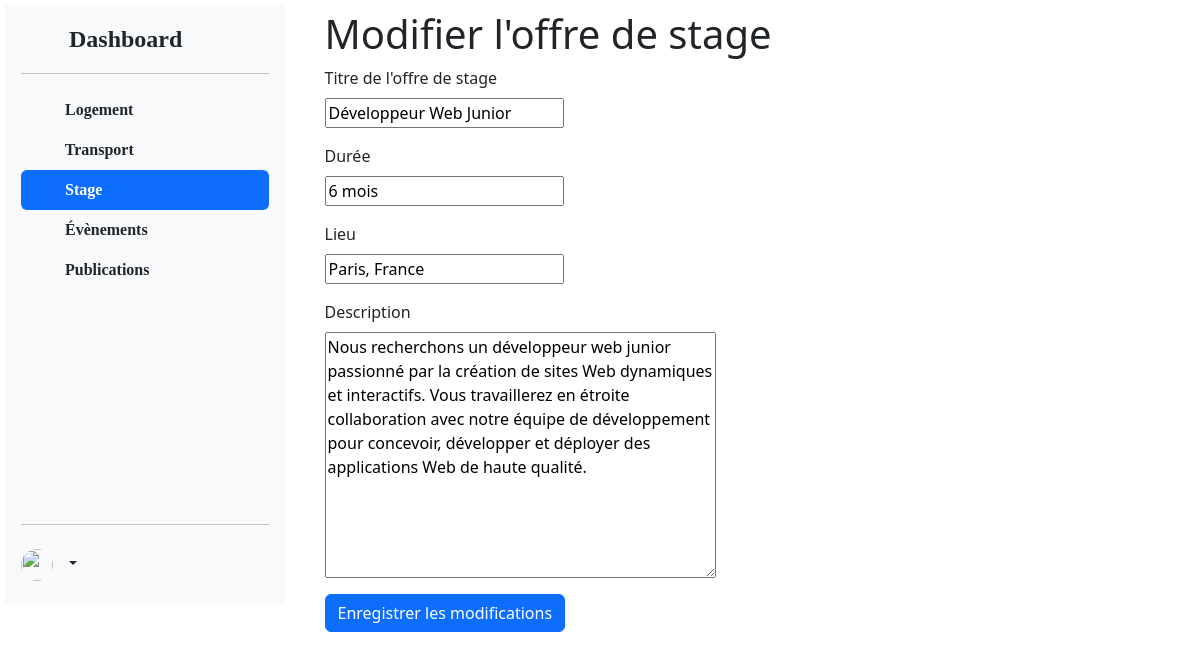
/HelpStudent/edit-stage-offer/7/, run on the app's committed database.
### HelpStudent/models.py (models this page shows, shortened)
class StageOffer(models.Model):
    title = models.CharField(max_length=100)
    duration = models.CharField(max_length=50)
    location = models.CharField(max_length=100)
    description = models.TextField()

### HelpStudent/views.py (the view)
# urls.py: path('edit-stage-offer/<int:offer_id>/', views.edit_stage_offer, name='edit_stage_offer'),
def edit_stage_offer(request, offer_id):
    offer = get_object_or_404(StageOffer, pk=offer_id)
    if request.method == 'POST':
        form = StageOfferForm(request.POST, instance=offer)
        if form.is_valid():
            form.save()
            return redirect('stage')
    else:
        form = StageOfferForm(instance=offer)
    return render(request, 'helpstudent/edit_stage_offer.html', {'form': form})

### HelpStudent/forms.py
class StageOfferForm(forms.ModelForm):
    class Meta:
        model = StageOffer
        fields = ['title', 'duration', 'location', 'description']

### HelpStudent/templates/helpstudent/edit_stage_offer.html (shortened to what this page needs)
{% block content %}
{% load static %}
<html lang="en">
<head>
<link href="https://cdn.jsdelivr.net/npm/bootstrap@5.3/dist/css/bootstrap.min.css" rel="stylesheet">
</head>
<body>
<section>
<nav>
    <div class="d-flex flex-column flex-shrink-0 p-3 bg-light" style="width: 280px; height: 600px;font-family: Times New Roman, Times, serif;;font-weight: bold;">
            <a href="" class="d-flex align-items-center mb-3 mb-md-0 me-md-auto link-dark text-decoration-none">
                <svg class="bi me-2" width="40" height="32"><use xlink:href="#bootstrap"></use></svg>
                <span class="fs-4">Dashboard </span>
            </a>
            <hr>
            <ul class="nav nav-pills flex-column mb-auto">
                <li class="nav-item">
                    <a href="{% url 'logement' %}" class="nav-link text-dark" aria-current="page">
                        <svg class="bi me-2" width="16" height="16"><use xlink:href="#home"></use></svg>
                        Logement
                    </a>
                </li>
                <li class="nav-item">
                    <a href="{% url 'transport' %}" class="nav-link text-dark">
                        <svg class="bi me-2" width="16" height="16"><use xlink:href="#speedometer2"></use></svg>
                        Transport
                    </a>
                </li>
                <li class="nav-item">
                    <a href="{% url 'stage' %}" class="nav-link active">
                        <svg class="bi me-2" width="16" height="16"><use xlink:href="#grid"></use></svg>
                        Stage
                    </a>
                </li>
                <li class="nav-item">
                    <a href="{% url 'evenements' %}" class="nav-link text-dark">
                        <svg class="bi me-2" width="16" height="16"><use xlink:href="#people-circle"></use></svg>
                        Évènements
                    </a>
                </li>
                <li class="nav-item">
                  <a  href="{% url 'publication_list' %}" class="nav-link text-dark">
                      <svg class="bi me-2" width="16" height="16"><use xlink:href="#people-circle"></use></svg>
                     Publications
                  </a>
              </li>
            </ul>
            <hr>
            <div class="dropdown">
                <ul class="nav navbar-nav ms-auto">
                  <li class="nav-item dropdown">
                      <a class="nav-link dropdown-toggle" href="#" id="navbarDropdown" role="button" data-bs-toggle="dropdown" aria-expanded="false">
                       <img src="https://github.com/mdo.png" alt="" width="32" height="32" class="rounded-circle me-2"> <strong>   {{ user.username }}</strong>
                      </a>
                  </li>
              </ul>
            </div>
    </nav>
    <article>
        <div class="main-content">
            <div class="container">
                <h1>Modifier l'offre de stage</h1>
                <form method="post">
                    <div class="mb-3">
                        <label for="title" class="form-label">Titre de l'offre de stage</label><br>
                        {{ form.title }}
                    </div>
                    <div class="mb-3">
                        <label for="duration" class="form-label">Durée</label><br>
                        {{ form.duration }}
                    </div>
                    <div class="mb-3">
                        <label for="location" class="form-label">Lieu</label><br>
                        {{ form.location }}
                    </div>
                    <div class="mb-3">
                        <label for="description" class="form-label">Description</label><br>
                        {{ form.description }}
                    </div>
                    <button type="submit" class="btn btn-primary">Enregistrer les modifications</button>
                </form>
            </div>
        </div>
    </article>
{% endblock %}

### HelpStudent/templates/helpstudent/edit_stage_offer.html (style rules this page uses)
section { display: -webkit-flex; display: flex; }
article { -webkit-flex: 3; -ms-flex: 3; flex: 3; padding: 10px; }
nav { -webkit-flex: 1; -ms-flex: 1; flex: 1; padding: 5px; }

### data on the page
StageOffer: title "Développeur Web Junior", duration "6 mois", location "Paris, France", description "Nous recherchons un développeur web junior passionné par la création de sites Web dynamiques et interactifs. Vous travaillerez en étroite collaboration avec notre équipe de développement pour concevoir, développer et déployer des applications Web de haute qualité."
